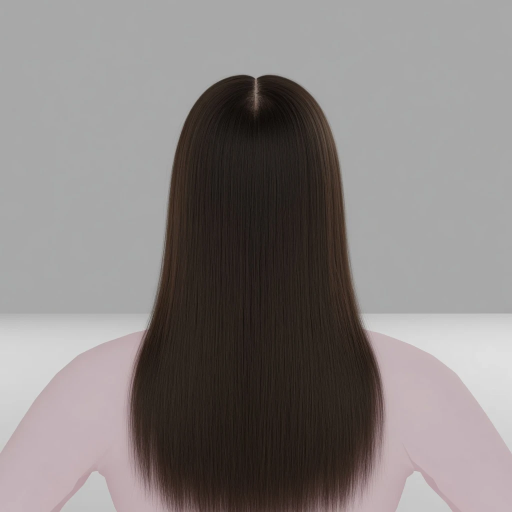
#> input picture tools/openclinxr/hair-groom-2/targets/target-back-a1.png, 1024 x 1024 px (shown at 1/2 size)
$ python sheet.py --target ../targets/target-back-a1.png --round-dir ../targets
#> lines starting #> are read from the running program, lines starting #| are printed output that depends on the picture
"""Comparison sheet: target at native 512 beside the front render downscaled to 512
(LANCZOS, downscale only), plus a 512 strip of all views. Plain python + Pillow.

    python3 sheet.py --target <target.png> --round-dir <EV/r<n>>
"""
import argparse
from pathlib import Path

from PIL import Image

VIEWS = ("front", "three_quarter_left", "side")
SIZE = 512
A1_PAIRS = (("front", "front"), ("three_quarter", "three_quarter_left"), ("profile", "side"), ("back", "back"))


def down(path):
#> called with path = '../targets/target-back-a1.png'
    im = Image.open(path).convert("RGB")
#> im is the input picture: PIL image 1024x1024 RGB; mean R, G, B 134.9, 129.4, 128.3
    if im.width < SIZE or im.height < SIZE:
        raise SystemExit("refusing to upscale %s" % path)
    return im if im.size == (SIZE, SIZE) else im.resize((SIZE, SIZE), Image.LANCZOS)
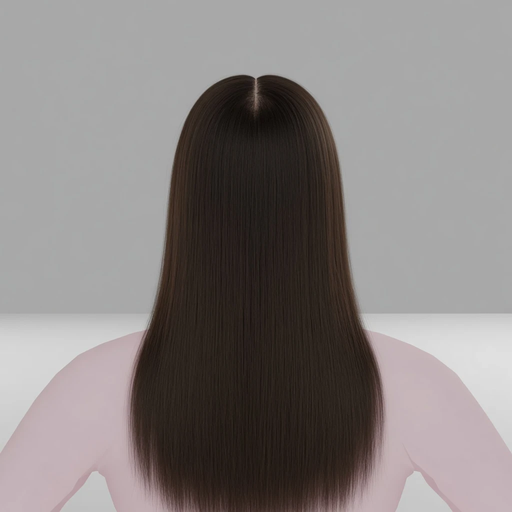
#> returned value: PIL image 512x512 RGB; mean R, G, B 134.9, 129.4, 128.3


def main():
    ap = argparse.ArgumentParser()
    ap.add_argument("--target", required=True)
    ap.add_argument("--round-dir", required=True)
    a = ap.parse_args()
    rd = Path(a.round_dir)
    t = down(a.target)
    s = Image.new("RGB", (2 * SIZE, SIZE))
#> s: PIL image 1024x512 RGB; every value is 0
    s.paste(t, (0, 0))
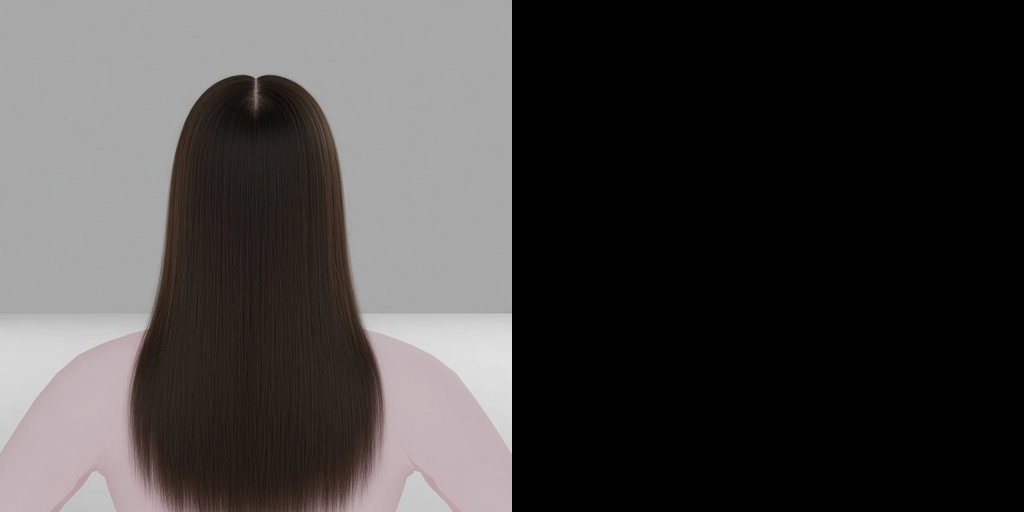
#> s: PIL image 1024x512 RGB; mean R, G, B 67.4, 64.7, 64.2
    s.paste(down(rd / "front.png"), (SIZE, 0))
    s.save(rd / "sheet.png")
    v = Image.new("RGB", (3 * SIZE, SIZE))
    for i, name in enumerate(VIEWS):
        if (rd / (name + ".png")).exists():
            v.paste(down(rd / (name + ".png")), (i * SIZE, 0))
    v.save(rd / "views-512.png")
    # a1 compare: each a1 target above the matching view, both downscaled to 512
    tdir = Path(a.target).parent
    pairs = [(tdir / ("target-%s-a1.png" % t_), rd / (r_ + ".png")) for t_, r_ in A1_PAIRS]
    pairs = [(t_, r_) for t_, r_ in pairs if t_.exists() and r_.exists()]
    if pairs:
        c = Image.new("RGB", (len(pairs) * SIZE, 2 * SIZE))
        for i, (t_, r_) in enumerate(pairs):
            c.paste(down(t_), (i * SIZE, 0))
            c.paste(down(r_), (i * SIZE, SIZE))
        c.save(rd / "a1_compare.png")
    print("SHEET", rd / "sheet.png")


if __name__ == "__main__":
#> (the run stopped early here; a loop or call above may not have finished)

$ run again, on tools/openclinxr/hair-groom-2/targets/target-profile-a1.png
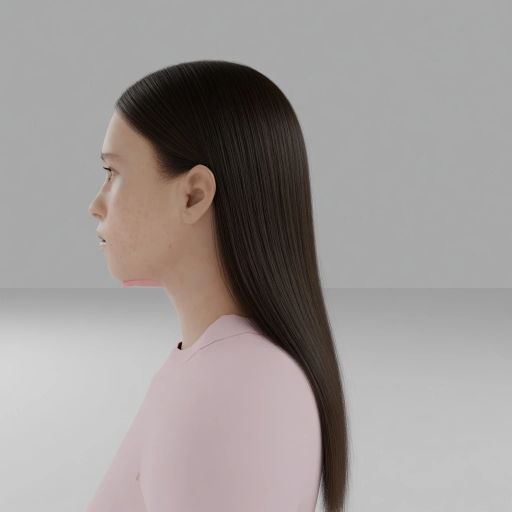
#> input picture tools/openclinxr/hair-groom-2/targets/target-profile-a1.png, 1024 x 1024 px (shown at 1/2 size)
#> in down, im is the input picture: PIL image 1024x1024 RGB; mean R, G, B 158.1, 152.7, 151.2
#> in down, `return im if im.size == (SIZE, SIZE) else im.resize((SIZE, SIZE), Imag..`:
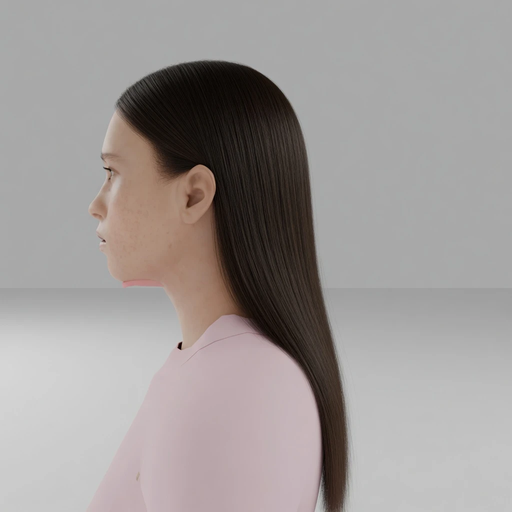
#> returned value: PIL image 512x512 RGB; mean R, G, B 158.1, 152.7, 151.2
#> in main, `s.paste(t, (0, 0))`:
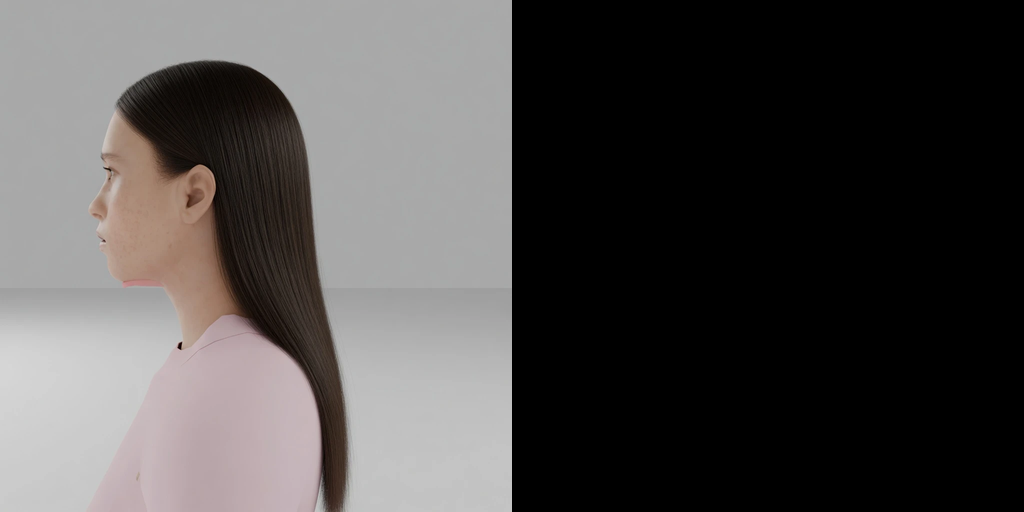
#> s: PIL image 1024x512 RGB; mean R, G, B 79.1, 76.4, 75.6
